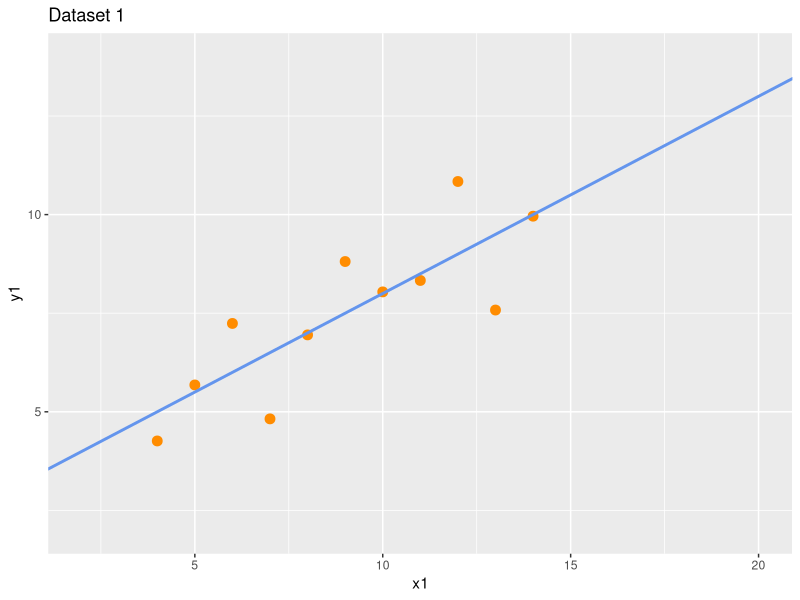
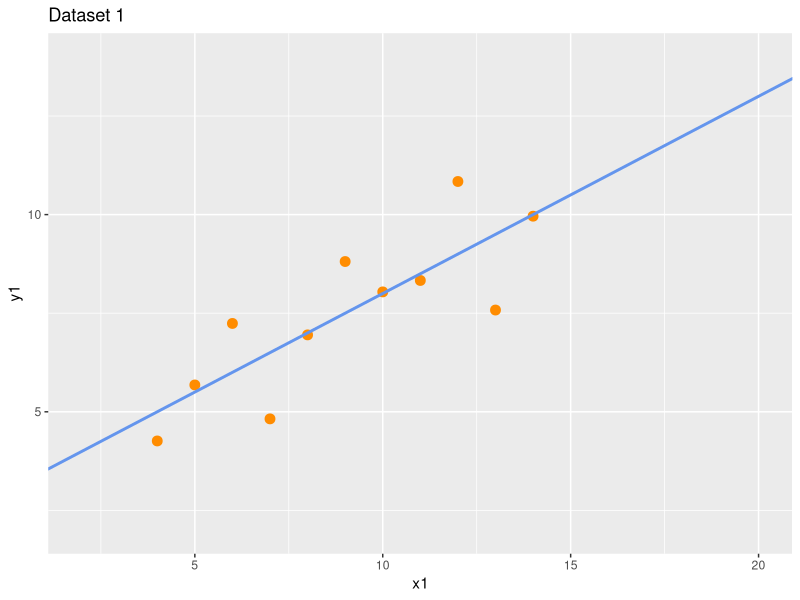
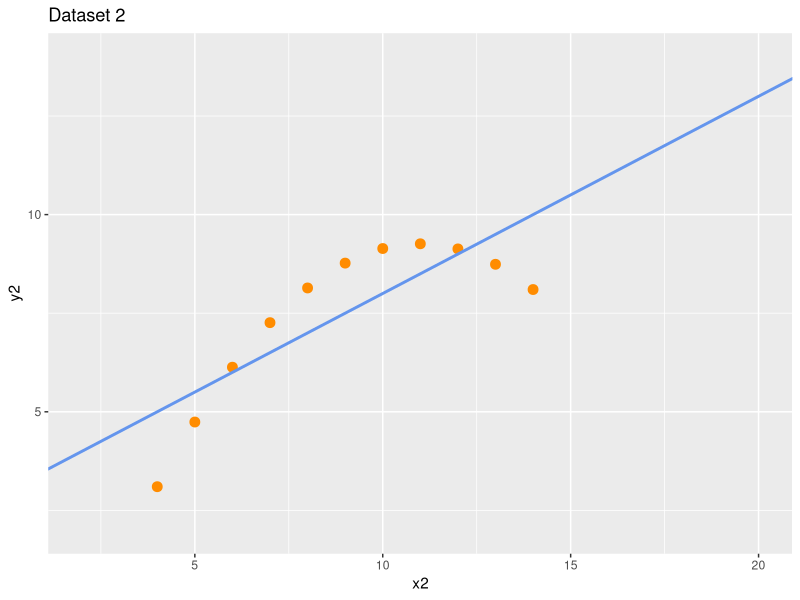
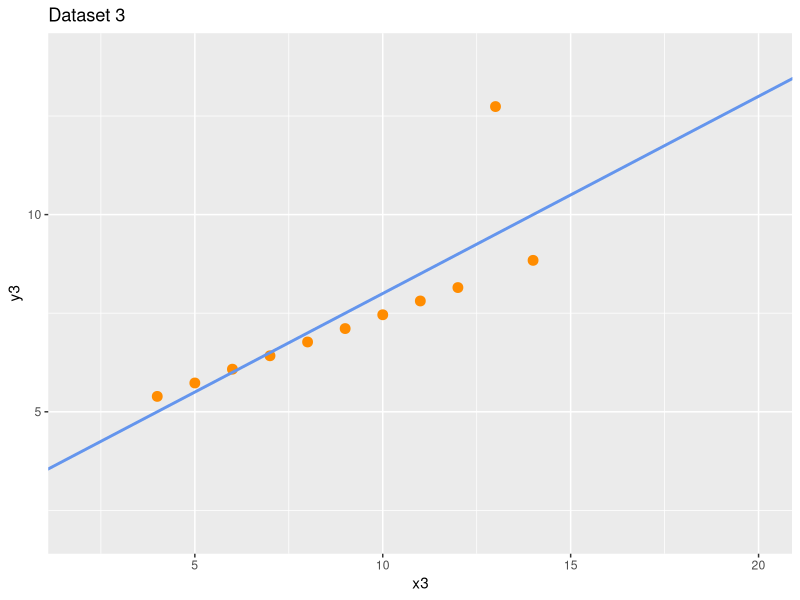
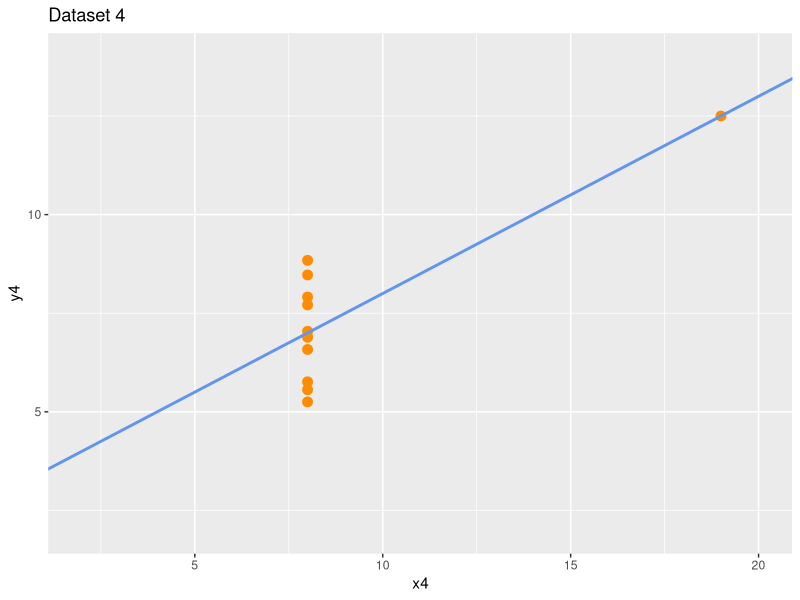
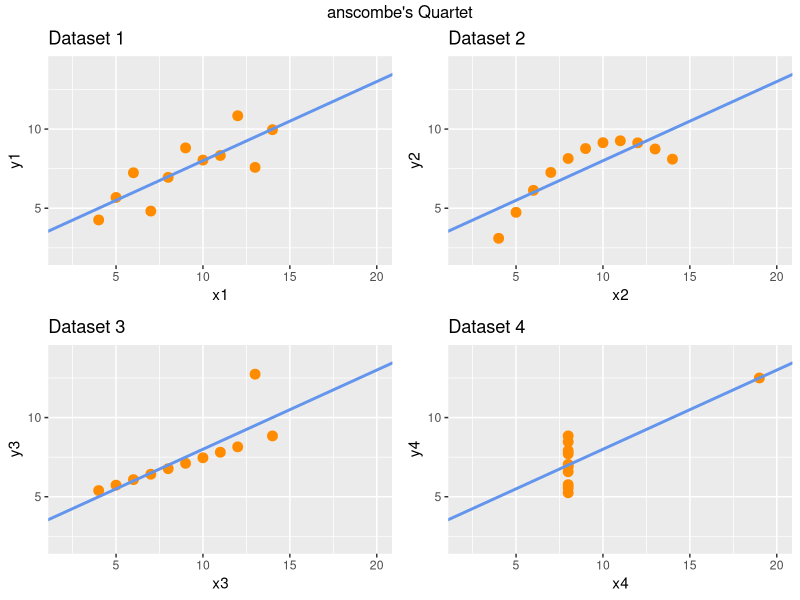
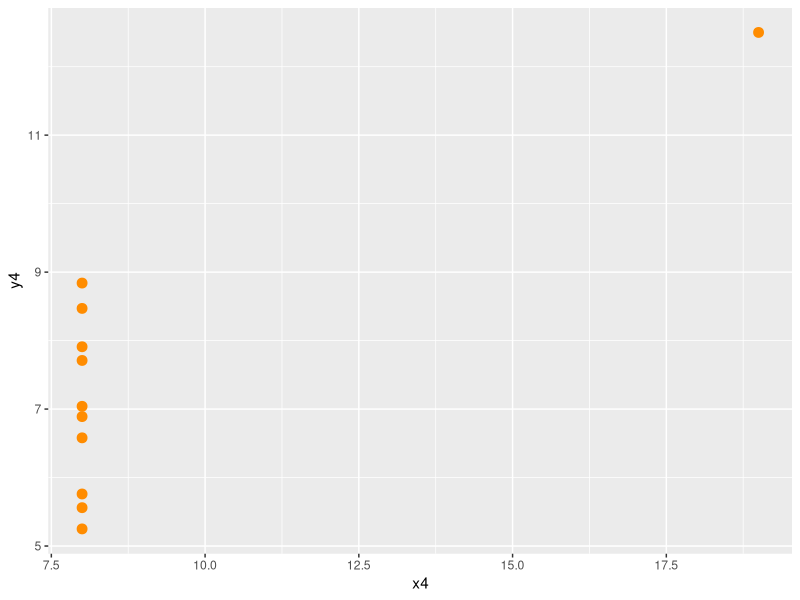
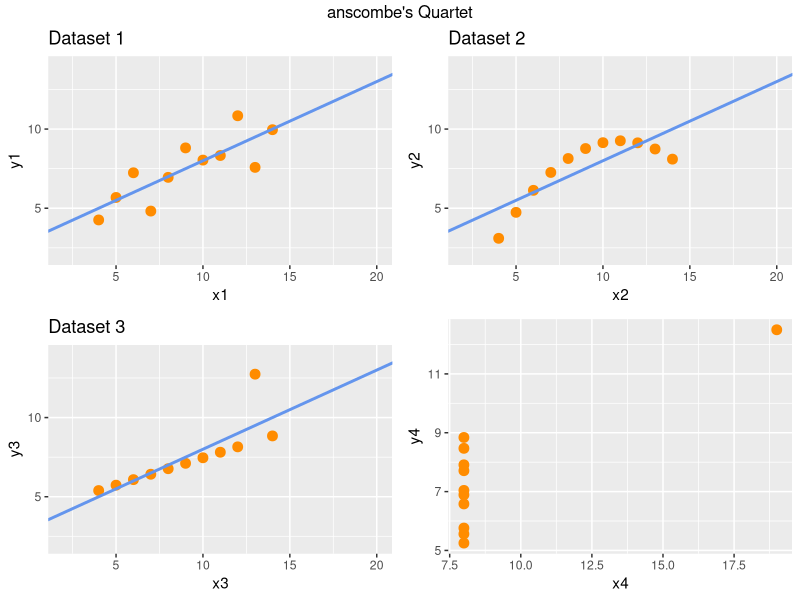

Recreate these plots in R, in order.
# anscombe's quartet
head(anscombe)

# 평균

apply(anscombe, 2, mean)

# 분산

apply(anscombe, 2, var)

# 상관관계

cor(anscombe$x1, anscombe$y1)
cor(anscombe$x2, anscombe$y2)
cor(anscombe$x3, anscombe$y3)
cor(anscombe$x4, anscombe$y4)

for (i in 1:4) {
    ans_cor <- cor(anscombe[,i], anscombe[,i+4])
    print(ans_cor)
}

# 요약

summary(anscombe)

# 그래프

library(ggplot2)

ggplot(anscombe) +
    geom_point(aes(x1, y1), color ='darkorange', size=3) +
    scale_x_continuous(breaks = seq(2,20,2)) +
    scale_y_continuous(breaks = seq(2,14,2)) +  # 스케일을 먼저 먹이고 리미트
    xlim(2,20) +                                # y 절편 intersept, 기울기 slop y = a(기울기)x +b(y절편)
    ylim(2,14) +
    geom_abline(intercept = 3, slope = 0.5,                   
                color = 'cornflowerblue', size =1) +
    labs(title = 'Dataset 1')

par(mflow=c(1,1)) # plot 일때는 적용이되지만 ggplot은 안된다고 함 
                                       

# 하나의 변수명으로 그래프를 넣어둠
p1 <- ggplot(anscombe) +
    geom_point(aes(x1, y1), color ='darkorange', size=3) +
    scale_x_continuous(breaks = seq(2,20,2)) +
    scale_y_continuous(breaks = seq(2,14,2)) +
    xlim(2,20) +
    ylim(2,14) +
    geom_abline(intercept = 3, slope = 0.5,                   
                color = 'cornflowerblue', size =1) +
    labs(title = 'Dataset 1')
p1

p2 <- ggplot(anscombe) +
    geom_point(aes(x2, y2), color ='darkorange', size=3) +
    scale_x_continuous(breaks = seq(2,20,2)) +
    scale_y_continuous(breaks = seq(2,14,2)) +
    xlim(2,20) +
    ylim(2,14) +
    geom_abline(intercept = 3, slope = 0.5,                   
                color = 'cornflowerblue', size =1) +
    labs(title = 'Dataset 2')

p2

p3 <- ggplot(anscombe) +
    geom_point(aes(x3, y3), color ='darkorange', size=3) +
    scale_x_continuous(breaks = seq(2,20,2)) +
    scale_y_continuous(breaks = seq(2,14,2)) +
    xlim(2,20) +
    ylim(2,14) +
    geom_abline(intercept = 3, slope = 0.5,                   
                color = 'cornflowerblue', size =1) +
    labs(title = 'Dataset 3')

p3

p4 <- ggplot(anscombe) +
    geom_point(aes(x4, y4), color ='darkorange', size=3) +
    scale_x_continuous(breaks = seq(2,20,2)) +
    scale_y_continuous(breaks = seq(2,14,2)) +
    xlim(2,20) +
    ylim(2,14) +
    geom_abline(intercept = 3, slope = 0.5,                   
                color = 'cornflowerblue', size =1) +
    labs(title = 'Dataset 4')

p4

install.packages('gridExtra') # 그래프를 한꺼번에 그려주는 녀석
library(gridExtra)

grid.arrange(p1,p2,p3,p4, ncol=2, top = "anscombe's Quartet") 

# 동일한 코드가 반복되지 않게 할거야

figures <- list()
figures <- append(figures, p1)
figures <- append(figures, p2)
figures <- append(figures, p3)
figures <- append(figures, p4)

figures[1]

#################################################################

#Source Refactoring

x <- ggplot(anscombe) +
    geom_point(aes(x4, y4), color ='darkorange', size=3)
x

##프로그램에서 변수명을 임의로 변경할때 ( for 반복문에서 변수명에 넣으려고)
assign(paste('m',4,sep = '.'), x)
grid.arrange(p1,p2,p3,m.4, ncol=2, top = "anscombe's Quartet")

for (i in 1:4) {
    x <- ggplot(anscombe) +
        geom_point(aes(anscombe[,i],anscombe[,i+4]), color ='darkorange', size=3) +
        scale_x_continuous(breaks = seq(2,20,2)) +
        scale_y_continuous(breaks = seq(2,14,2)) +
        xlim(2,20) +
        ylim(2,14) +
        geom_abline(intercept = 3, slope = 0.5,                   
                    color = 'cornflowerblue', size =1) +
        labs(title = paste0('Dataset' , i), 
             x=paste0('x',i), y=paste0('y',i))
    assign(paste('m',i,sep = '.'), x)
    }

grid.arrange(m.1,m.2,m.3,m.4, ncol=2, top = "anscombe's Quartet")
